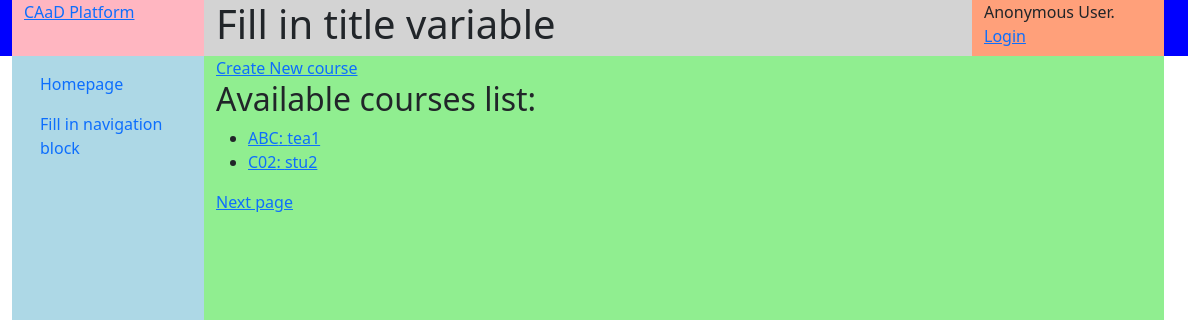
Page /courses/ on the committed database.
### courses/models.py (models this page shows, shortened)
class Course(models.Model):
    name = models.CharField('course name', max_length=32)
    password = models.CharField('joining password', max_length=8)
    description = models.CharField('description', max_length=512)
    is_open = models.BooleanField("Is open to all", default=True)
    create_date = models.DateTimeField('date created up', default=now())
    creator = models.ForeignKey(User, on_delete=models.CASCADE)

### courses/views.py (the view)
# urls.py: path('', views.IndexListView.as_view(), name='course_list'),
class IndexListView(ListView):
    queryset = Course.objects.order_by('name').all()
    paginate_by = 2
    context_object_name = "course_list"
    template_name = "courses/index.html"

### templates/courses/index.html (shortened to what this page needs)
{% extends 'generics/base.html' %}
{% block content %}
<div class="create_course">
<a href="{% url "courses:course_create" %}">Create New course</a>
</div>
<div class="list_courses">
<h2>Available courses list:</h2>
{% if course_list %}
    <ul>
    {% for course in course_list %}
    <li><a href="{% url 'courses:course_homepage' course.pk %}">{{ course.name }}: {{ course.creator.username}}</a></li>
    {% endfor %}
    </ul>
{% endif %}
{% if page_obj %}
{% if page_obj.has_next %}
<a href="?page={{ page_obj.next_page_number }}">Next page</a>
{% endif %}
{% endif %}
</div>
{% endblock content %}

### rows in the picture
Course: name "ABC", creator.username "tea1"
Course: name "C02", creator.username "stu2"
